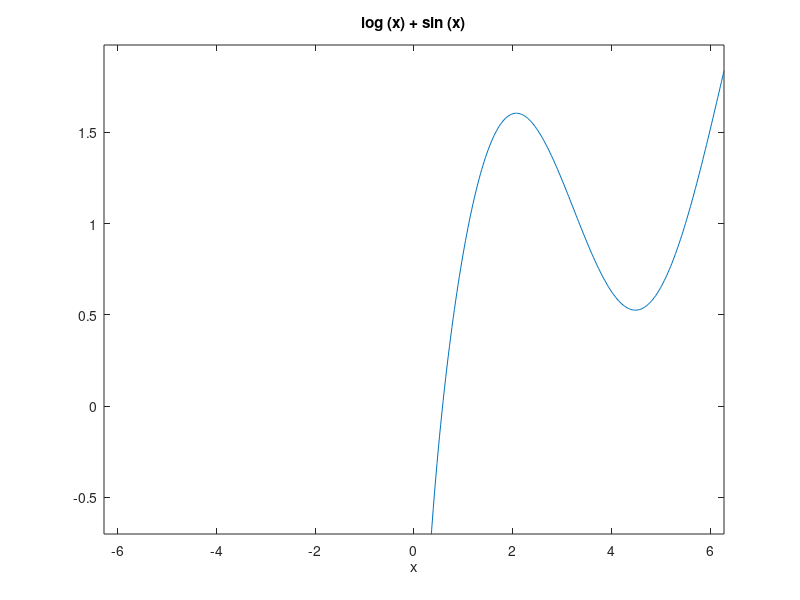

Write the MATLAB code that produced this figure.
clc; clear all;
%initial conditions
x0=1;
maxIter=100;
tolX=10^-4;
x=x0;
xold=x0;
for i=1:maxIter
    f=log(x)+sin(x);
    df=1/x + cos(x);
    x=x-f/df;
    
    err=abs(x-xold);
    xold=x;
    if (err<tolX)
        break
    end
end
f=@(x)log(x)+sin(x);
ezplot(f);
